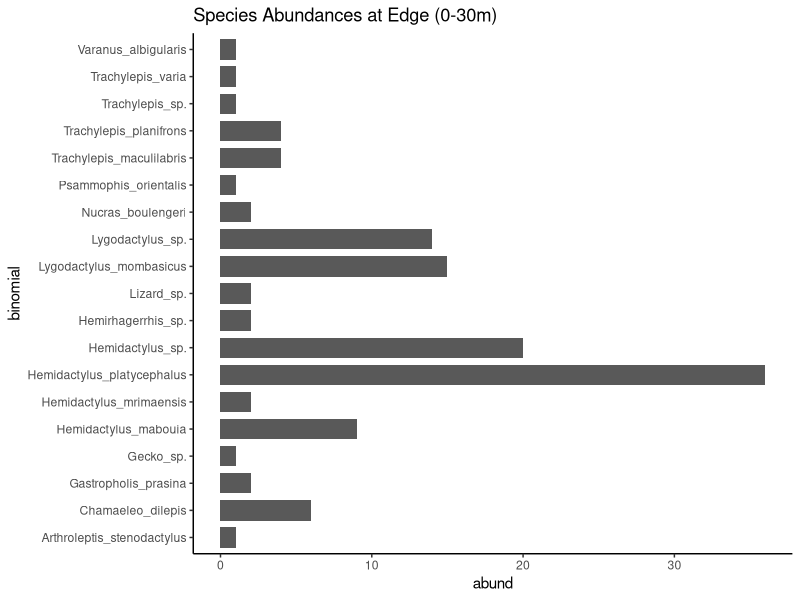
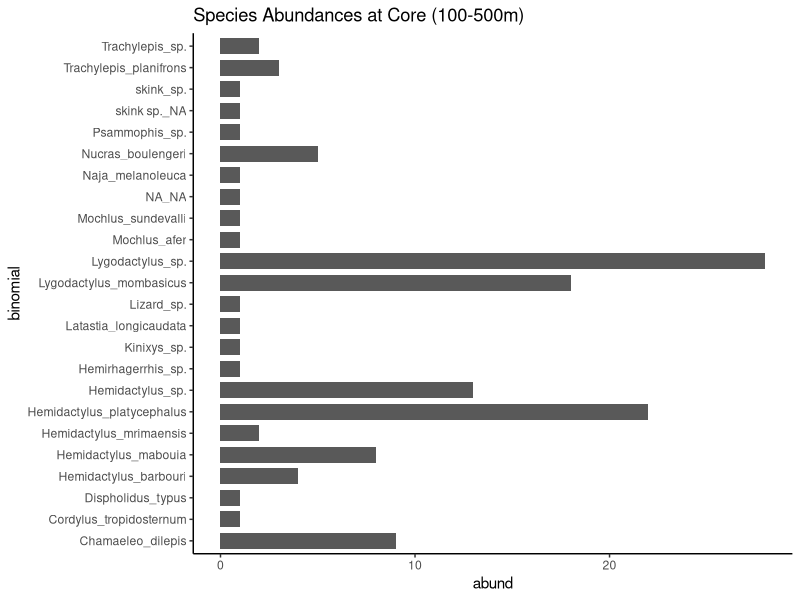
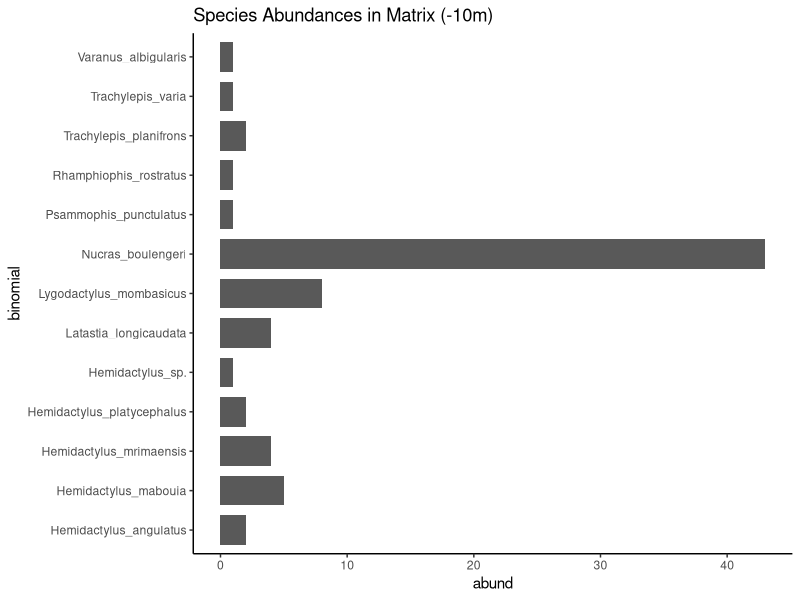

These charts were generated, in order, by the following R code:
#species compositions

library(dplyr)
library(tidyverse)
library(ggplot2)

#data
Herps <- read.csv("raw_data/herpdata.csv", header = TRUE)
Sites <- read.csv("raw_data/sites.csv", header = TRUE)

Herps <- merge(Herps, Sites, by = "Tree_ID", all = TRUE)


GroupedByEdge <- Herps %>%
  group_by(edge_category_m, binomial) %>%
  summarise(abund = n())

Edge <- GroupedByEdge %>%
  filter(edge_category_m < 50 & edge_category_m != -10 & !is.na(binomial))%>%
  group_by(binomial)%>%
  summarise(abund = sum(abund))
  
Core <- GroupedByEdge %>%
  filter(edge_category_m > 50 & !is.na(binomial))%>%
  group_by(binomial)%>%
  summarise(abund = sum(abund))

Matrix <- GroupedByEdge %>%
  filter(!is.na(binomial) & edge_category_m == -10)%>%
  group_by(binomial)%>%
  summarise(abund = sum(abund))
  

#Plot matrix , edge and core compositions
ggplot(Edge, aes(binomial, abund))+
  geom_bar(stat = "identity", width = .75)+
  coord_flip()+
  ggtitle("Species Abundances at Edge (0-30m)")+
  theme_classic()

ggplot(Core, aes(binomial, abund))+
  geom_bar(stat = "identity", width = .75)+
  coord_flip()+
  ggtitle("Species Abundances at Core (100-500m)")+
  theme_classic()

ggplot(Matrix, aes(binomial, abund))+
  geom_bar(stat = "identity", width = .75)+
  coord_flip()+
  ggtitle("Species Abundances in Matrix (-10m)")+
  theme_classic()
